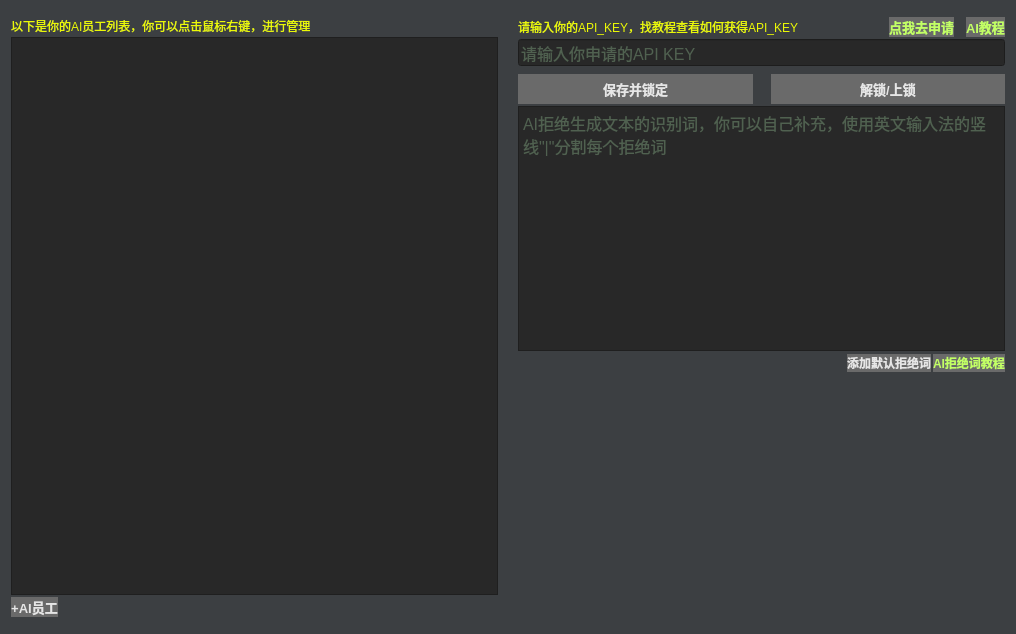
<?xml version="1.0" encoding="UTF-8"?>
<ui version="4.0">
 <class>Form</class>
 <widget class="QWidget" name="Form">
  <property name="geometry">
   <rect>
    <x>0</x>
    <y>0</y>
    <width>1016</width>
    <height>634</height>
   </rect>
  </property>
  <property name="sizePolicy">
   <sizepolicy hsizetype="Preferred" vsizetype="Fixed">
    <horstretch>0</horstretch>
    <verstretch>0</verstretch>
   </sizepolicy>
  </property>
  <property name="windowTitle">
   <string>Form</string>
  </property>
  <property name="styleSheet">
   <string notr="true">*{
background-color:#3c3f42;
color: #e6e6e6;
}

*:disabled {
	background-color: #3c3f42;
	color: #afafaf;
	cursor: not-allowed;

}
QListWidget:disabled,QTextEdit:disabled,QLineEdit:disabled,QTabWidget:disabled{
background-color:rgb(40, 40, 40);
}
QTextBrowser:disabled{
background-color:rgb(40, 40, 40);
color: rgb(152, 197, 150);
}

QPushButton:disabled {
	background-color: rgb(80, 80, 80);
	color: #afafaf;
	cursor: not-allowed;

}

QCheckBox:hover,QRadioButton:hover {
color: white;
}

QPushButton:hover {

font-weight: bold;
background-color:rgb(84, 84, 84);
color: white;
border-radius: 2pt;

}

QPushButton{
font-weight: bold;
background-color:rgb(106, 106, 106);
color: #e6e6e6;
border-radius: 2pt;
}

QTextBrowser,QListWidget,QTextEdit,QLineEdit,QTabWidget{
background-color:rgb(40, 40, 40);
color: rgba(152, 197, 150, 185);
font-size:12pt;
}

QTextBrowser:hover,QTextEdit:hover,QLineEdit:hover{
background-color:rgb(40, 40, 40);
color: rgb(152, 197, 150);
font-size:12pt;
}


QLabel{
color: #ebf905;
}



QRadioButton,QCheckBox {
        border: none;
        border-radius: 9px;
}
QRadioButton::indicator,QCheckBox::indicator{
    background-color: rgb(42, 45, 66);
    border: 0px solid #b1b1b1;
	width: 18px;
	height: 18px;
	border-radius: 9px;
}

QRadioButton::indicator:checked,QCheckBox::indicator:checked {
    background-color: #ebf905;
    border-color: #ebf905;
}

QMenuBar { background-color: transparent; }
QMenuBar::item { background-color: transparent; }
QMenuBar::item:selected { background-color:transparent; color: #ffffff;}
QMenu { background-color: transparent; }
QMenu::item { background-color: transparent; }
QMenu::item:selected { background-color: transparent; color: #ffffff; }

</string>
  </property>
  <layout class="QHBoxLayout" name="horizontalLayout" stretch="0">
   <property name="spacing">
    <number>20</number>
   </property>
   <item>
    <layout class="QHBoxLayout" name="horizontalLayout_2" stretch="2">
     <item>
      <layout class="QHBoxLayout" name="horizontalLayout_3" stretch="1,1">
       <item>
        <layout class="QVBoxLayout" name="verticalLayout_4">
         <property name="spacing">
          <number>2</number>
         </property>
         <property name="topMargin">
          <number>6</number>
         </property>
         <property name="bottomMargin">
          <number>6</number>
         </property>
         <item>
          <widget class="QLabel" name="label">
           <property name="text">
            <string>以下是你的AI员工列表，你可以点击鼠标右键，进行管理</string>
           </property>
          </widget>
         </item>
         <item>
          <widget class="QListWidget" name="listWidget_em_list"/>
         </item>
         <item>
          <layout class="QHBoxLayout" name="horizontalLayout_6">
           <item>
            <widget class="QPushButton" name="btn_add_ai_employee">
             <property name="sizePolicy">
              <sizepolicy hsizetype="Fixed" vsizetype="Fixed">
               <horstretch>0</horstretch>
               <verstretch>0</verstretch>
              </sizepolicy>
             </property>
             <property name="minimumSize">
              <size>
               <width>0</width>
               <height>0</height>
              </size>
             </property>
             <property name="maximumSize">
              <size>
               <width>16777215</width>
               <height>16777215</height>
              </size>
             </property>
             <property name="font">
              <font>
               <pointsize>10</pointsize>
               <weight>75</weight>
               <bold>true</bold>
              </font>
             </property>
             <property name="text">
              <string>+AI员工</string>
             </property>
            </widget>
           </item>
           <item>
            <spacer name="horizontalSpacer">
             <property name="orientation">
              <enum>Qt::Horizontal</enum>
             </property>
             <property name="sizeHint" stdset="0">
              <size>
               <width>40</width>
               <height>20</height>
              </size>
             </property>
            </spacer>
           </item>
          </layout>
         </item>
        </layout>
       </item>
       <item>
        <layout class="QVBoxLayout" name="verticalLayout_3" stretch="2,4">
         <property name="spacing">
          <number>2</number>
         </property>
         <property name="topMargin">
          <number>6</number>
         </property>
         <property name="bottomMargin">
          <number>6</number>
         </property>
         <item>
          <layout class="QVBoxLayout" name="verticalLayout_5">
           <item>
            <layout class="QHBoxLayout" name="horizontalLayout_5">
             <property name="spacing">
              <number>12</number>
             </property>
             <item>
              <widget class="QLabel" name="label_2">
               <property name="sizePolicy">
                <sizepolicy hsizetype="Preferred" vsizetype="Fixed">
                 <horstretch>0</horstretch>
                 <verstretch>0</verstretch>
                </sizepolicy>
               </property>
               <property name="text">
                <string>请输入你的API_KEY，找教程查看如何获得API_KEY</string>
               </property>
              </widget>
             </item>
             <item>
              <widget class="QPushButton" name="btn_goto_api_key">
               <property name="sizePolicy">
                <sizepolicy hsizetype="Fixed" vsizetype="Fixed">
                 <horstretch>0</horstretch>
                 <verstretch>0</verstretch>
                </sizepolicy>
               </property>
               <property name="font">
                <font>
                 <pointsize>10</pointsize>
                 <weight>75</weight>
                 <bold>true</bold>
                </font>
               </property>
               <property name="styleSheet">
                <string notr="true">color: rgb(194, 255, 101);</string>
               </property>
               <property name="text">
                <string>点我去申请</string>
               </property>
              </widget>
             </item>
             <item>
              <widget class="QPushButton" name="btn_ai_course">
               <property name="sizePolicy">
                <sizepolicy hsizetype="Fixed" vsizetype="Fixed">
                 <horstretch>0</horstretch>
                 <verstretch>0</verstretch>
                </sizepolicy>
               </property>
               <property name="font">
                <font>
                 <pointsize>10</pointsize>
                 <weight>75</weight>
                 <bold>true</bold>
                </font>
               </property>
               <property name="styleSheet">
                <string notr="true">color: rgb(194, 255, 101);</string>
               </property>
               <property name="text">
                <string>AI教程</string>
               </property>
              </widget>
             </item>
            </layout>
           </item>
           <item>
            <widget class="QLineEdit" name="lineEdit_input_api_key">
             <property name="sizePolicy">
              <sizepolicy hsizetype="Expanding" vsizetype="Fixed">
               <horstretch>0</horstretch>
               <verstretch>0</verstretch>
              </sizepolicy>
             </property>
             <property name="minimumSize">
              <size>
               <width>0</width>
               <height>0</height>
              </size>
             </property>
             <property name="maximumSize">
              <size>
               <width>16777215</width>
               <height>16777215</height>
              </size>
             </property>
             <property name="placeholderText">
              <string>请输入你申请的API KEY</string>
             </property>
            </widget>
           </item>
           <item>
            <layout class="QHBoxLayout" name="horizontalLayout_4">
             <property name="spacing">
              <number>18</number>
             </property>
             <property name="sizeConstraint">
              <enum>QLayout::SetDefaultConstraint</enum>
             </property>
             <property name="topMargin">
              <number>6</number>
             </property>
             <item>
              <widget class="QPushButton" name="btn_em_save_lock">
               <property name="sizePolicy">
                <sizepolicy hsizetype="Minimum" vsizetype="Preferred">
                 <horstretch>0</horstretch>
                 <verstretch>0</verstretch>
                </sizepolicy>
               </property>
               <property name="minimumSize">
                <size>
                 <width>0</width>
                 <height>30</height>
                </size>
               </property>
               <property name="maximumSize">
                <size>
                 <width>16777215</width>
                 <height>30</height>
                </size>
               </property>
               <property name="font">
                <font>
                 <pointsize>10</pointsize>
                 <weight>75</weight>
                 <bold>true</bold>
                </font>
               </property>
               <property name="text">
                <string>保存并锁定</string>
               </property>
              </widget>
             </item>
             <item>
              <widget class="QPushButton" name="btn_em_un_lock">
               <property name="sizePolicy">
                <sizepolicy hsizetype="Minimum" vsizetype="Preferred">
                 <horstretch>0</horstretch>
                 <verstretch>0</verstretch>
                </sizepolicy>
               </property>
               <property name="minimumSize">
                <size>
                 <width>0</width>
                 <height>30</height>
                </size>
               </property>
               <property name="maximumSize">
                <size>
                 <width>16777215</width>
                 <height>30</height>
                </size>
               </property>
               <property name="font">
                <font>
                 <pointsize>10</pointsize>
                 <weight>75</weight>
                 <bold>true</bold>
                </font>
               </property>
               <property name="text">
                <string>解锁/上锁</string>
               </property>
              </widget>
             </item>
            </layout>
           </item>
          </layout>
         </item>
         <item>
          <layout class="QVBoxLayout" name="verticalLayout">
           <item>
            <widget class="QTextEdit" name="textEdit_ai_refuse_list">
             <property name="font">
              <font>
               <pointsize>12</pointsize>
              </font>
             </property>
             <property name="placeholderText">
              <string>AI拒绝生成文本的识别词，你可以自己补充，使用英文输入法的竖线&quot;|&quot;分割每个拒绝词</string>
             </property>
            </widget>
           </item>
           <item>
            <layout class="QHBoxLayout" name="horizontalLayout_7">
             <item>
              <spacer name="horizontalSpacer_2">
               <property name="orientation">
                <enum>Qt::Horizontal</enum>
               </property>
               <property name="sizeHint" stdset="0">
                <size>
                 <width>40</width>
                 <height>20</height>
                </size>
               </property>
              </spacer>
             </item>
             <item>
              <widget class="QPushButton" name="btn_ai_add_refuse">
               <property name="text">
                <string>添加默认拒绝词</string>
               </property>
              </widget>
             </item>
             <item>
              <widget class="QPushButton" name="btn_ai_refuse_jiao_chen">
               <property name="styleSheet">
                <string notr="true">color: rgb(194, 255, 101);</string>
               </property>
               <property name="text">
                <string>AI拒绝词教程</string>
               </property>
              </widget>
             </item>
            </layout>
           </item>
           <item>
            <spacer name="verticalSpacer">
             <property name="orientation">
              <enum>Qt::Vertical</enum>
             </property>
             <property name="sizeHint" stdset="0">
              <size>
               <width>20</width>
               <height>40</height>
              </size>
             </property>
            </spacer>
           </item>
          </layout>
         </item>
        </layout>
       </item>
      </layout>
     </item>
    </layout>
   </item>
  </layout>
 </widget>
 <resources/>
 <connections/>
</ui>
